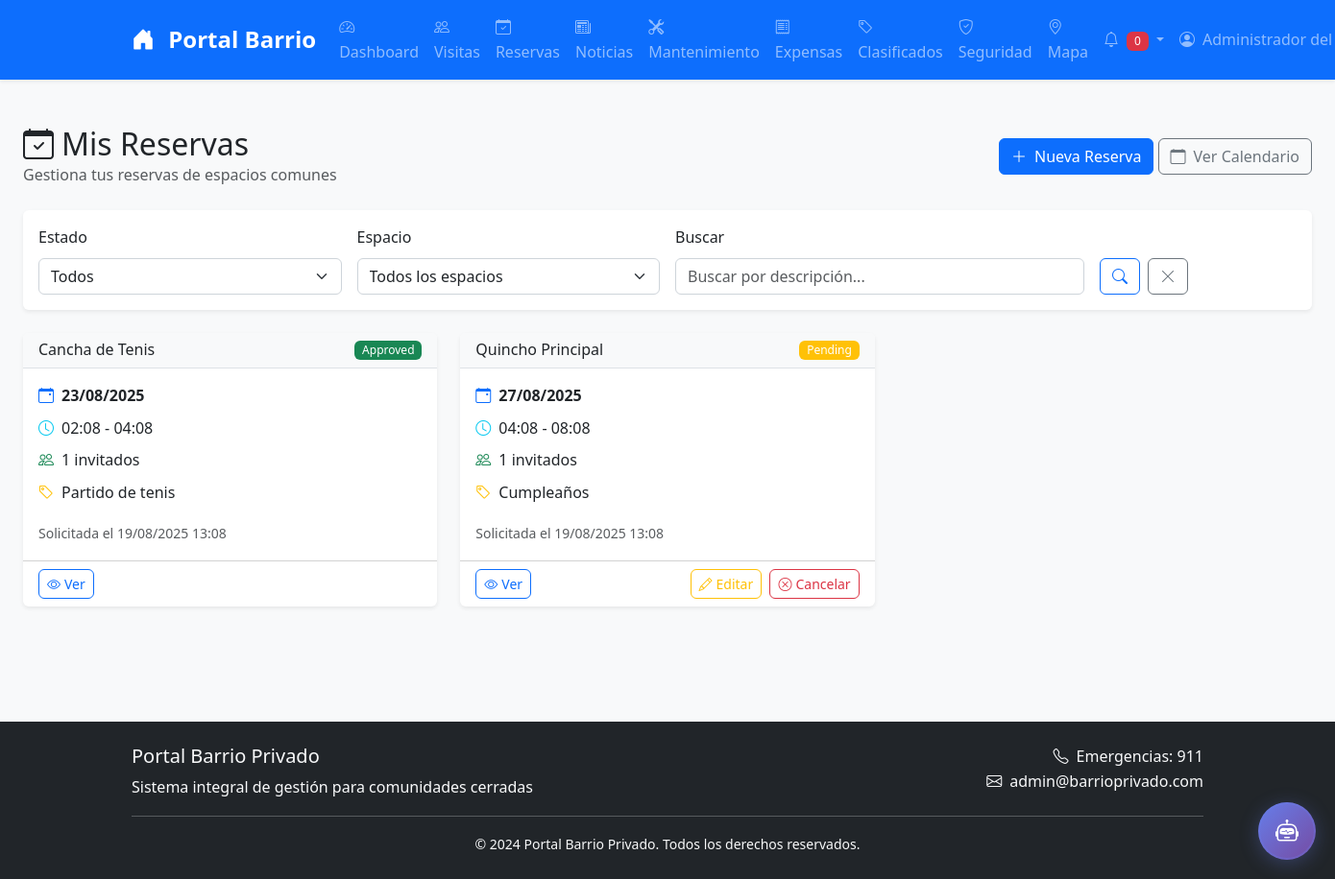
/reservations/ (signed in), run on an earlier commit of the app's database.
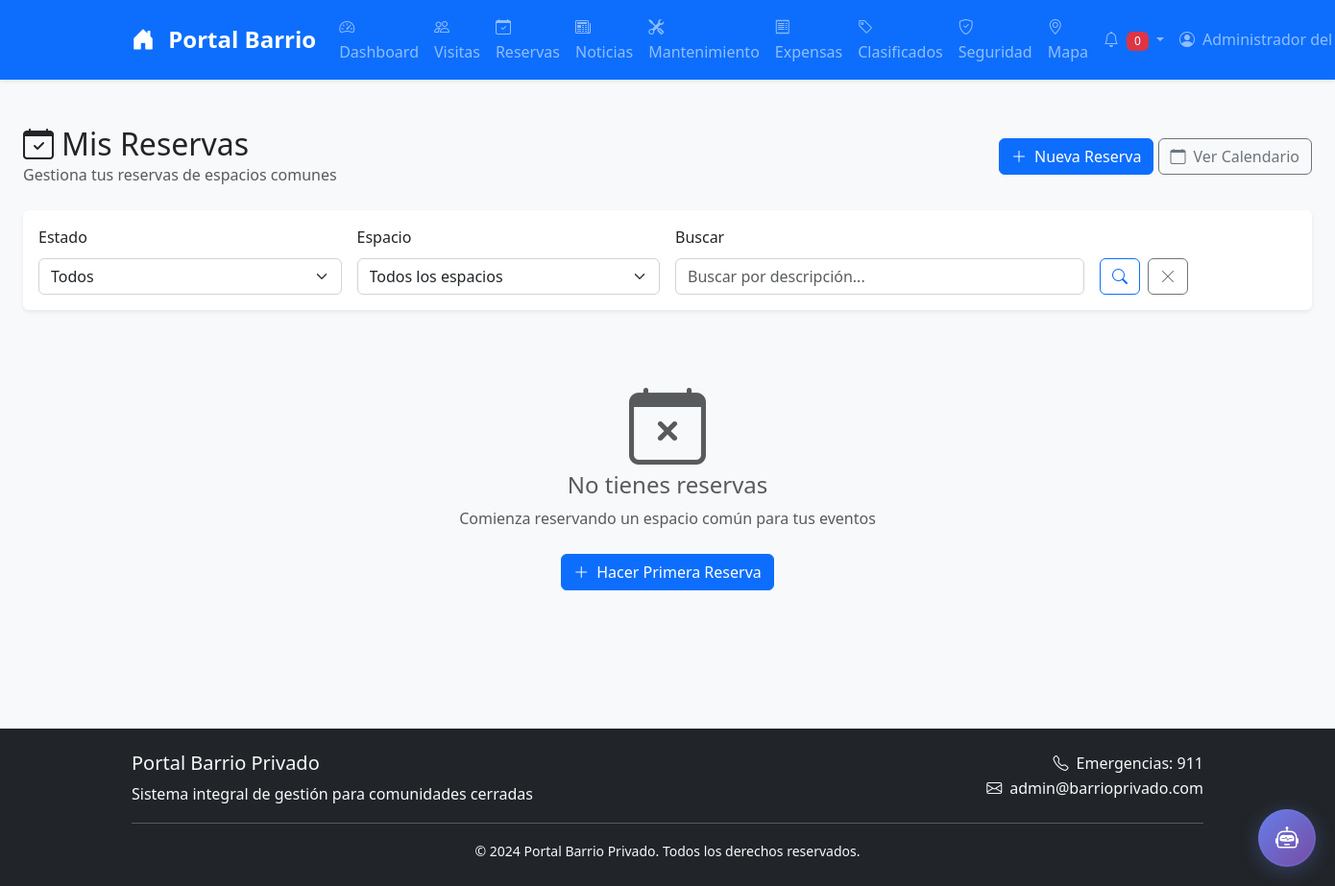
And on a later commit of the database.
### models.py (models this page shows, shortened)
class Reservation(db.Model):
    __tablename__ = 'reservations'
    id = db.Column(db.Integer, primary_key=True)
    user_id = db.Column(db.Integer, db.ForeignKey('users.id'), nullable=False)
    space_type = db.Column(db.String(50), nullable=False)
    space_name = db.Column(db.String(100), nullable=False)
    start_time = db.Column(db.DateTime, nullable=False)
    end_time = db.Column(db.DateTime, nullable=False)
    guests_count = db.Column(db.Integer, default=1)
    event_type = db.Column(db.String(100))
    description = db.Column(db.Text)
    status = db.Column(db.String(20), default='pending')  # pending, approved, rejected, cancelled, completed
    admin_notes = db.Column(db.Text)
    approved_by = db.Column(db.Integer, db.ForeignKey('users.id'))
    approved_at = db.Column(db.DateTime)
    created_at = db.Column(db.DateTime, default=datetime.utcnow)
    updated_at = db.Column(db.DateTime, default=datetime.utcnow, onupdate=datetime.utcnow)
    approver = db.relationship('User', foreign_keys=[approved_by])

### routes/reservations.py (the view)
@bp.route('/')
@login_required
def index():
    page = request.args.get('page', 1, type=int)
    if current_user.role == 'admin':
        reservations = Reservation.query.order_by(Reservation.created_at.desc()).paginate(
            page=page, per_page=20, error_out=False)
    else:
        reservations = Reservation.query.filter_by(user_id=current_user.id).order_by(Reservation.created_at.desc()).paginate(
            page=page, per_page=20, error_out=False)
    return render_template('reservations/index.html',
                         reservations=reservations,
                         current_datetime=datetime.utcnow())

### performance_integration.py (called while the page is built)
    def setup_middleware(self):
        @self.app.before_request
        def before_request():
            request.start_time = datetime.now()
            logger.info(f"📥 {request.method} {request.path} - {request.remote_addr}")
        @self.app.after_request
        def after_request(response):
            if hasattr(request, 'start_time'):
                duration = (datetime.now() - request.start_time).total_seconds()
                response.headers['X-Response-Time'] = str(duration)
                if duration > 1.0:  # Más de 1 segundo
                    logger.warning(f"⚠️ Request lento: {request.path} ({duration:.2f}s)")
                else:
                    logger.info(f"📤 {request.method} {request.path} - {response.status_code} ({duration:.3f}s)")
            return response

### security.py (called while the page is built)
    def before_request(self):
        logger.info(f"{request.method} {request.path} - {request.remote_addr}")
        if request.path.startswith('/api/'):
            self.check_rate_limit()

### templates/reservations/index.html (shortened to what the changed rows need)
{% extends "base.html" %}
{% block content %}
<div class="container-fluid py-4">
    <div class="d-flex justify-content-between align-items-center mb-4">
        <div>
            <h2 class="mb-0">
                <i class="bi bi-calendar-check me-2"></i>Mis Reservas
            </h2>
        </div>
    </div>
    {% if reservations.items %}
        <div class="row">
            {% for reservation in reservations.items %}
            <div class="col-lg-6 col-xl-4 mb-4">
                <div class="card h-100">
                    <div class="card-header d-flex justify-content-between align-items-center">
                        <h6 class="mb-0">{{ reservation.space_name or reservation.space_type.title() }}</h6>
                        <span class="badge bg-{% if reservation.status == 'approved' %}success{% elif reservation.status == 'pending' %}warning{% elif reservation.status == 'rejected' %}danger{% else %}secondary{% endif %}">
                            {{ reservation.status.title() }}
                        </span>
                    </div>
                    <div class="card-body">
                        <div class="mb-3">
                            <div class="d-flex align-items-center mb-2">
                                <i class="bi bi-calendar-event me-2 text-primary"></i>
                                <strong>{{ reservation.start_time.strftime('%d/%m/%Y') }}</strong>
                            </div>
                            <div class="d-flex align-items-center mb-2">
                                <i class="bi bi-clock me-2 text-info"></i>
                                {{ reservation.start_time.strftime('%H:%M') }} - {{ reservation.end_time.strftime('%H:%M') }}
                            </div>
                            {% if reservation.guests_count %}
                            <div class="d-flex align-items-center mb-2">
                                <i class="bi bi-people me-2 text-success"></i>
                                {{ reservation.guests_count }} invitados
                            </div>
                            {% endif %}
                            {% if reservation.event_type %}
                            <div class="d-flex align-items-center mb-2">
                                <i class="bi bi-tag me-2 text-warning"></i>
                                {{ reservation.event_type }}
                            </div>
                            {% endif %}
                        </div>
                        <small class="text-muted">
                            Solicitada el {{ reservation.created_at.strftime('%d/%m/%Y %H:%M') }}
                        </small>
                    </div>
                    <div class="card-footer bg-transparent">
                        <div class="d-flex justify-content-between">
                            <a href="{{ url_for('reservations.show', reservation_id=reservation.id) }}"
                               class="btn btn-sm btn-outline-primary">
                                <i class="bi bi-eye me-1"></i>Ver
                            </a>
                            {% if reservation.status == 'pending' %}
                            <div>
                                <a href="{{ url_for('reservations.edit', reservation_id=reservation.id) }}"
                                   class="btn btn-sm btn-outline-warning me-1">
                                    <i class="bi bi-pencil me-1"></i>Editar
                                </a>
                                <a href="{{ url_for('reservations.cancel', reservation_id=reservation.id) }}"
                                   class="btn btn-sm btn-outline-danger"
                                   onclick="return confirm('¿Estás seguro de que quieres cancelar esta reserva?')">
                                    <i class="bi bi-x-circle me-1"></i>Cancelar
                                </a>
                            </div>
                            {% elif reservation.status == 'approved' and reservation.start_time > current_datetime %}
                            <a href="{{ url_for('reservations.cancel', reservation_id=reservation.id) }}"
                               class="btn btn-sm btn-outline-danger"
                               onclick="return confirm('¿Estás seguro de que quieres cancelar esta reserva aprobada?')">
                                <i class="bi bi-x-circle me-1"></i>Cancelar
                            </a>
                            {% endif %}
                        </div>
                    </div>
                </div>
            </div>
            {% endfor %}
        </div>
    {% else %}
        <div class="text-center py-5">
            <i class="bi bi-calendar-x display-1 text-muted mb-3"></i>
            <h4 class="text-muted">No tienes reservas</h4>
            <p class="text-muted mb-4">Comienza reservando un espacio común para tus eventos</p>
            <a href="{{ url_for('reservations.new') }}" class="btn btn-primary">
                <i class="bi bi-plus-lg me-2"></i>Hacer Primera Reserva
            </a>
        </div>
    {% endif %}
</div>
{% endblock %}

What changed in the data, as far as the page shows it:
removed Reservation: space_name "Cancha de Tenis", status "Approved", start_time "23/08/2025", start_time "02:08", end_time "04:08", guests_count "1", event_type "Partido de tenis", created_at "19/08/2025 13:08"
removed Reservation: space_name "Quincho Principal", status "Pending", start_time "27/08/2025", start_time "04:08", end_time "08:08", guests_count "1", event_type "Cumpleaños", created_at "19/08/2025 13:08"
Also different on the page:
text now shown: "No tienes reservas Comienza reservando un espacio común para tus eventos Hacer Primera Reserva"
